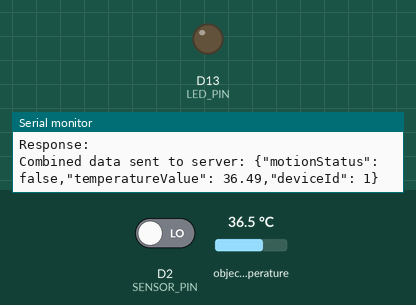
Simulated run of this sketch. Board: Arduino Uno R4 WiFi. Parts: output pins drawn as LEDs (lit = HIGH), the last lines printed to the serial monitor. The test bench sets the inputs (shaded band); at power-on: D2 (SENSOR_PIN) LOW, object temperature 36.5 °C. WiFi joins after 1.5 s; servers stay silent unless stated; uploads are accepted with an empty reply.

Above: at 2.7 s.
2.8 s: D2 (SENSOR_PIN) driven HIGH
At 5.0 s:
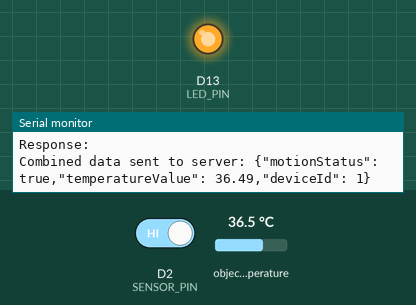
5.4 s: D2 (SENSOR_PIN) driven LOW
At 7.0 s:
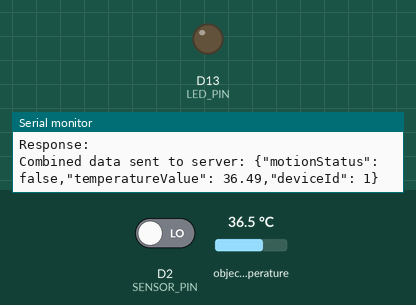
Timing chart, 0 to 8.5 s (numbered marks = the images above; inputs shaded):
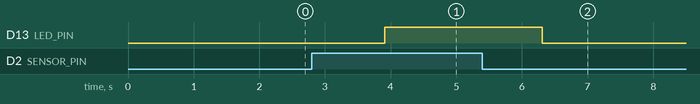

Measured:
- after the input at 2.8 s, D13 (LED_PIN): LOW → HIGH after 1.1 s
- after the input at 5.4 s, D13 (LED_PIN): HIGH → LOW after 0.91 s

The sketch:

sensors.ino
```cpp
#include <WiFiS3.h>
#include <ArduinoHttpClient.h>
#include <Adafruit_MLX90614.h>

// WiFi network information
const char* ssid = "KdG-iDev";              // Replace with your WiFi SSID
const char* password = "rpiAzeG4JNHEPnvN";  // Replace with your WiFi password

// Server information
const char* serverAddress = "10.134.217.205";  // Replace with your server address or IP
int port = 8080;                               // Replace with your server's port (e.g., 80 for HTTP)

// Sensor and endpoint configuration
#define SENSOR_PIN 2
#define LED_PIN 13

const char* endpoint = "/sensor-data";
int deviceId = 1;

// State tracking for sensors
float old_temp = 0.0;

// WiFi and HTTP clients
WiFiClient wifiClient;
HttpClient client = HttpClient(wifiClient, serverAddress, port);

// MLX90614 object for temperature reading
Adafruit_MLX90614 mlx = Adafruit_MLX90614();

// Function to connect to WiFi
void connectToWiFi() {
  Serial.print("Connecting to WiFi...");
  WiFi.begin(ssid, password);
  while (WiFi.status() != WL_CONNECTED) {
    delay(500);
    Serial.print(".");
  }
  Serial.println("\nConnected to WiFi!");
}

// Function to send data to the server
void sendDataToServer(const char* endpoint, String jsonData) {
  if (WiFi.status() == WL_CONNECTED) {
    client.beginRequest();
    client.post(endpoint);
    client.sendHeader("Content-Type", "application/json");
    client.sendHeader("Content-Length", jsonData.length());
    client.beginBody();
    client.print(jsonData);
    client.endRequest();

    int statusCode = client.responseStatusCode();
    String response = client.responseBody();

    Serial.print("Response code: ");
    Serial.println(statusCode);
    Serial.print("Response: ");
    Serial.println(response);
  } else {
    Serial.println("WiFi Disconnected!");
  }
}

// Function to handle motion detection
int checkMotion() {
  return digitalRead(SENSOR_PIN);
}

// Function to read temperature from the MLX90614 sensor
float readTemperature() {
  return mlx.readObjectTempC();
}

// Function to create the JSON data
String createJsonData(int motionDetected, float temperature) {
  String jsonData = "{";
  jsonData += "\"motionStatus\": " + String(motionDetected == HIGH ? "true" : "false") + ",";
  jsonData += "\"temperatureValue\": " + String(temperature) + ",";
  jsonData += "\"deviceId\": " + String(deviceId);
  jsonData += "}";
  return jsonData;
}

void setup() {
  Serial.begin(9600);
  Serial.println("Starting setup...");
  while (!Serial);

  pinMode(SENSOR_PIN, INPUT);
  pinMode(LED_PIN, OUTPUT);

  Serial.println("Initializing MLX90614...");

  if (!mlx.begin()) {
    Serial.println("Error connecting to MLX sensor. Check wiring.");
    while (1);
  };

  Serial.println("MLX90614 initialized!");

  connectToWiFi();
}

void loop() {

  int motionDetected = checkMotion();
  float temperature = readTemperature();

  if (motionDetected == HIGH) {
    digitalWrite(LED_PIN, HIGH);  // Turn LED ON
    Serial.println("Motion Detected: True - LED ON");
  } else {
    digitalWrite(LED_PIN, LOW);  // Turn LED OFF
    Serial.println("Motion Detected: False - LED OFF");
  }

  Serial.println("Temperature is: " + String(temperature));
  old_temp = temperature;

  if (isnan(temperature)) {
    Serial.println("Connot read the temperature correctly");
  } else {
    String jsonData = createJsonData(motionDetected, temperature);
    Serial.println("Sending data to server...");
    sendDataToServer(endpoint, jsonData);
    Serial.println("Combined data sent to server: " + jsonData);
  }

  delay(1000);
}
```
